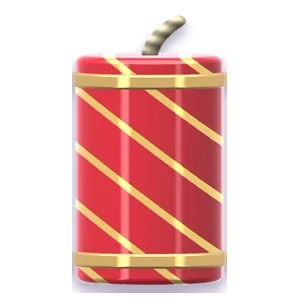
#> input picture godot/art/crk/b0.webp, 300 x 300 px, found by its file name
$ python wala_build.py
#> lines starting #> are read from the running program, lines starting #| are printed output that depends on the picture
# 27 Nov: 1000 Wala string built at full size (Canva only gives a 200 px preview, too soft):
# our own sharp red board cracker (b0), small, tied in pairs on a twisted fuse, alternating tilt, like a real wala.
import numpy as np, math
from PIL import Image, ImageDraw, ImageFilter
def string(n=16, w=1440, h=150):
#> called with n = 16, w = 1440, h = 150
    im=Image.new('RGBA',(w,h),(0,0,0,0)); d=ImageDraw.Draw(im)
#> after `im = Image.new('RGBA', (w, h), (0, 0, 0, 0))`: im: PIL image 1440x150 RGBA; every value is 0
    cy=h*0.5
    for x in range(0,w,6):   # twisted fuse cord (part of the picture)
        y=cy+math.sin(x*0.25)*2
        d.ellipse([x-4,y-4,x+4,y+4],fill=(150,98,48) if (x//6)%2 else (196,140,70))
    pc=Image.open('art/crk/b0.webp').convert('RGBA'); pc=pc.crop(pc.getbbox())
#> in string, pc is the input picture: PIL image 300x300 RGBA; mean R, G, B, A 87.9, 46, 43.8, 101.1
#> after `pc = pc.crop(pc.getbbox())`:
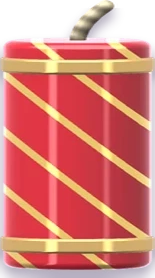
#> pc: PIL image 155x278 RGBA; mean R, G, B, A 180, 92.8, 87.9, 211.3; transparent parts drawn white
    ch=int(h*0.46); pc=pc.resize((int(pc.width*ch/pc.height),ch),Image.LANCZOS)
#> after `pc = pc.resize((int(pc.width * ch / pc.height), ch), Image.LANCZOS)`:
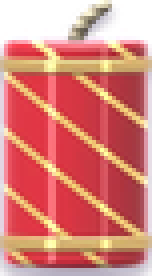
#> pc: PIL image 38x69 RGBA (shown 4 times larger); mean R, G, B, A 185, 97.8, 91.7, 211.4; transparent parts drawn white
    step=w/n
    for i in range(n):
        x=step*(i+0.5)
        for side,rot in ((-1,28),(1,-28)):
            p=pc.rotate(rot*(1 if i%2 else -1)*0.7+ (180 if side>0 else 0),Image.BICUBIC,expand=True)
            px=int(x-p.width/2+side*4); py=int(cy-p.height+8) if side<0 else int(cy-8)
            sh=Image.new('RGBA',im.size,(0,0,0,0)); sh.paste((40,10,0,255),(px+3,py+5),p.split()[3].point(lambda v:int(v*0.35)))
            im.alpha_composite(sh.filter(ImageFilter.GaussianBlur(3))); im.alpha_composite(p,(px,py))
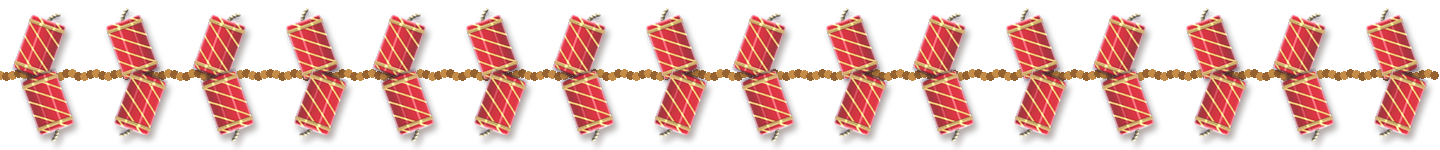
#> im: PIL image 1440x150 RGBA; mean R, G, B, A 76.9, 40.4, 34.9, 94; transparent parts drawn white
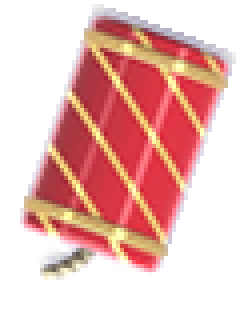
#> p: PIL image 60x79 RGBA (shown 4 times larger); mean R, G, B, A 102.2, 54, 50.9, 116.7; transparent parts drawn white
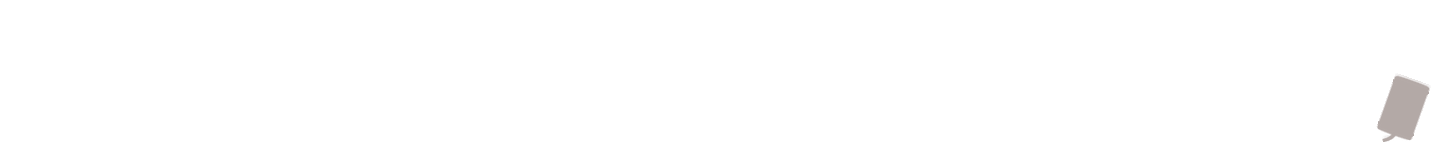
#> sh: PIL image 1440x150 RGBA; mean R, G, B, A 0.4, 0.1, 0, 0.9; transparent parts drawn white
    return im
if __name__=='__main__':
    s=string(); s.save('art/fx/wala_string.png'); print(s.size)

$ run again, with godot/art/crk/b11.webp copied over godot/art/crk/b0.webp
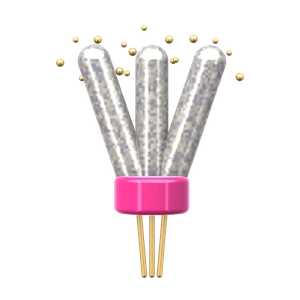
#> input picture godot/art/crk/b11.webp, 300 x 300 px, found by its file name
#> in string, pc is the input picture: PIL image 300x300 RGBA; mean R, G, B, A 54, 47.1, 47.2, 47.8
#> after the loop in string, `for i in range(n):`:
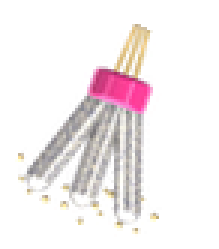
#> p: PIL image 73x83 RGBA (shown 3 times larger); mean R, G, B, A 54.8, 46.9, 46.3, 52.6; transparent parts drawn white
#> after the loop in string, `for i in range(n):`:
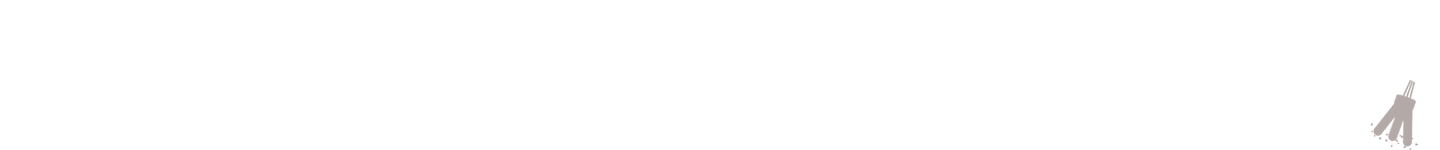
#> sh: PIL image 1440x150 RGBA; mean R, G, B, A 0.3, 0.1, 0, 0.5; transparent parts drawn white
